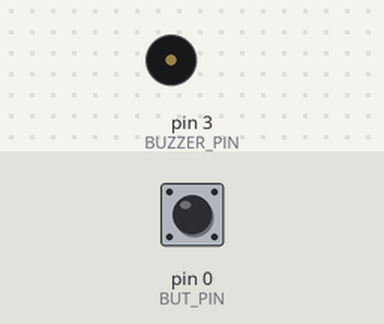
Simulated run of this sketch. Board: Arduino Uno, built with avr-gcc and run on an emulated ATmega328P. Shown: buzzer (waves = sounding). Inputs (shaded band) come from the test bench; at power-on: pin 0 (BUT_PIN) HIGH.

Above: at 1.2 s.
1.3 s: pin 0 (BUT_PIN) pulled LOW for 0.15 s
At 3.5 s:
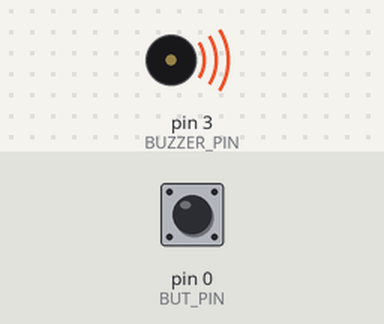
4.3 s: pin 0 (BUT_PIN) pulled LOW for 1 s
At 7.0 s:
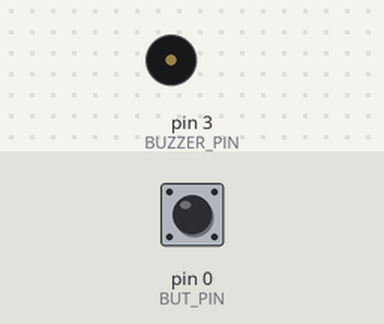
7.3 s: pin 0 (BUT_PIN) pulled LOW for 3.2 s
At 9.5 s:
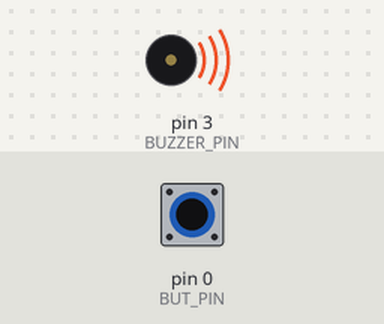
Timing chart, 0 to 11.3 s (numbered marks = the images above; inputs shaded):
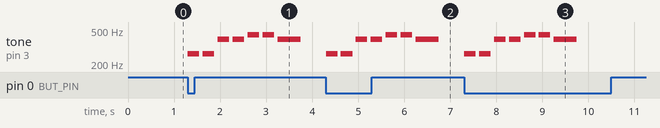

Measured:
- after the input at 1.3 s, tone on pin 3 (BUZZER_PIN): plays 262 Hz for 0.25 s, 262 Hz for 0.25 s, 392 Hz for 0.25 s, 392 Hz for 0.25 s, 440 Hz for 0.25 s, 440 Hz for 0.25 s … (7 notes in this stretch), starting at once
- after the input at 4.3 s, tone on pin 3 (BUZZER_PIN): plays 262 Hz for 0.25 s, 262 Hz for 0.25 s, 392 Hz for 0.25 s, 392 Hz for 0.25 s, 440 Hz for 0.25 s, 440 Hz for 0.25 s … (7 notes in this stretch), starting at once
- after the input at 7.3 s, tone on pin 3 (BUZZER_PIN): plays 262 Hz for 0.25 s, 262 Hz for 0.25 s, 392 Hz for 0.25 s, 392 Hz for 0.25 s, 440 Hz for 0.25 s, 440 Hz for 0.25 s … (7 notes in this stretch), starting at once

The sketch:

buzzer_tone.ino
```cpp
#define BUZZER_PIN 3
#define BUT_PIN 0

// Define the frequencies for musical notes
#define NOTE_C4  262
#define NOTE_D4  294
#define NOTE_E4  330
#define NOTE_F4  349
#define NOTE_G4  392
#define NOTE_A4  440

// Array storing the sequence of notes
int melody[] = { NOTE_C4, NOTE_C4, NOTE_G4, NOTE_G4, NOTE_A4, NOTE_A4, NOTE_G4 };

// Array storing note durations (4 = quarter note, 2 = half note)
int durations[] = { 4, 4, 4, 4, 4, 4, 2 };

bool last_but_sts = HIGH;

void setup() {
    pinMode(BUZZER_PIN, OUTPUT);
    pinMode(BUT_PIN, INPUT);
}

void loop() {
    // Read the current state of the active-LOW button
    bool current_but_sts = digitalRead(BUT_PIN);

    // Check for a button press (transition from HIGH to LOW)
    if (last_but_sts == HIGH && current_but_sts == LOW) {
        playSong(); // Trigger the melody function
    }

    // Save state and briefly pause to debounce
    last_but_sts = current_but_sts;
    delay(10);
}

// Custom function to play the melody array
void playSong() {
    // Loop through all 7 notes in our arrays
    for (int i = 0; i < 7; i++) {
        // Calculate note duration in milliseconds (1 second = 1000ms)
        int noteDuration = 1000 / durations[i];

        // Play the note on the buzzer pin
        tone(BUZZER_PIN, melody[i], noteDuration);

        // Add a short pause between notes so they don't blend together
        int pauseBetweenNotes = noteDuration * 1.30;
        delay(pauseBetweenNotes);

        // Stop the tone before the next note plays
        noTone(BUZZER_PIN);
    }
}
```
